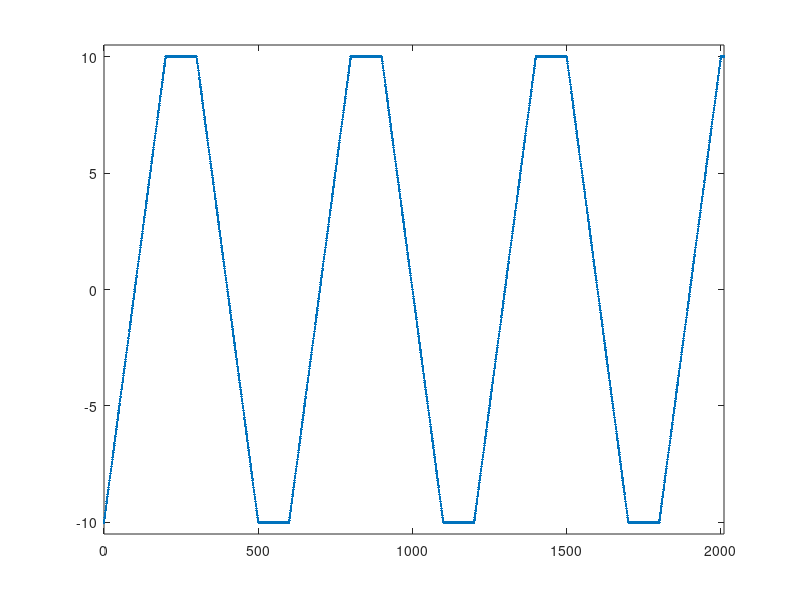
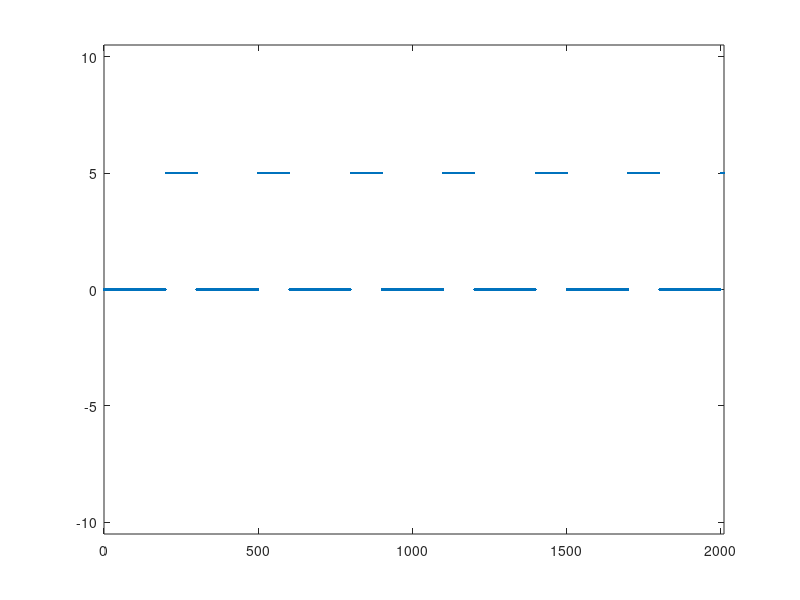
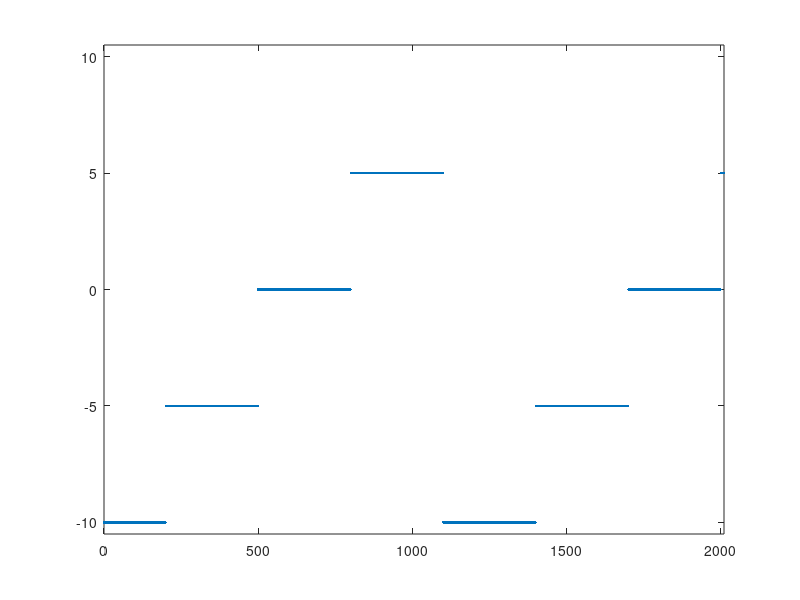

Write the MATLAB code that produced these figures, in order. (Note: this script raises an error after producing the figures.)
%% The primary purpose of this program is to create CSV files detailing each
%% voltage step in our LSFM LABVIEW program. They can also be used to create precise voltage diagrams.
%% We assume small angle approximations hold here so that linear voltage growth is good enough.
clear all
close all
SM1_step = .1; % ΔV for SM1 per timestep
SM2_step=5;
SM1_Vmin=-10;
SM1_Vstart = SM1_Vmin;
SM1_Vmax=10;
SM2_Vmin=-10;
SM2_Vstart = SM2_Vmin;
SM2_Vmax=10;
Zyla_V_trig=5;
Zyla_trigger_width = 100;
cycles=1;
initial_delay = 0; %sets a number of tics for which nothing happens
ETL_factor=.7;
ETL_offset = 0;


SM2_Voverride = 3;
SM2_override_active=false;
if SM2_override_active
    SM2_Vstart=SM2_Voverride;
    SM2_step = 0;
end

if SM2_step == 0
    num_tics = ((SM1_Vmax - SM1_Vmin)/SM1_step)*cycles; %total number of timesteps
else
    num_tics = (((SM1_Vmax - SM1_Vmin)/SM1_step)+(Zyla_trigger_width+1)*2) * ((SM2_Vmax - SM2_Vmin)/SM2_step + 1)*(cycles)+ initial_delay
end
disp("Number of Tics:")
disp(num_tics)
% Manual_tic_override = 10
% num_tics = manual_tic_override
% Preload tics for speed
SM1_V = zeros(1,num_tics+1);
SM2_V = zeros(1,num_tics+1);
SM2_V(1,1) = SM2_Vstart;
Zyla_V = zeros(1,num_tics+1);
SM1_V(1, 1) = SM1_Vstart;
inter_scan_delay = Zyla_trigger_width; %sets amount of time to wait between SM1 scan reverses.

%Now we just overwrite each element of the tics matrix to the desired value
SM1_Vmod = 1;
inter_scan_wait_until = 0; % should probably never be set to anything other than zero to begin with--use delay instead.
for count = (2:num_tics+1) % first tic is manually set to whatever so we start at 2.
    SM1_V(1,count) = SM1_V(1, count-1) + SM1_step*SM1_Vmod;
    frame_end = false; %resets with each cycle.
    SM2_V(1,count) = SM2_V(1, count-1);
    if count <= initial_delay
        SM1_V(1,count)=0;
    elseif  count<= inter_scan_wait_until
        SM1_V(1,count) = SM1_V(1, count-1); %freezes SM1 and whatever else I add until the inter-scan-delay is over.
    end
    if and(or(SM1_V(1,count) >= SM1_Vmax-SM1_step, SM1_V(1,count) <= SM1_Vmin), count >= inter_scan_wait_until+1) 
        %Second condition prevents infinite frame triggers
        %TODO get other diagram in here as well!
        %I'm not sure why, but we accidentally end up at 10.1 instead of 10
        %if we dont end the positive count 1 step early.
        frame_end = true; % If SM1 has reached the end of its travel, its time for frame-ending even
    end
    if frame_end
        inter_scan_wait_until = inter_scan_delay + count; % Sets a waiting period for camera or what not to prep.
         SM1_Vmod = SM1_Vmod*(-1); %reverse SM1 travel direction
         for z_count = 0:Zyla_trigger_width
              Zyla_V(count+z_count) = Zyla_V_trig;
         end
        SM2_V(1, count) = SM2_V(1, count-1) + SM2_step;
        if SM2_V(1,count)>= SM2_Vmax
            SM2_V(1,count)=SM2_Vmin;
        end
    end
end
SM2_V_repaired = SM2_V(1, 1:num_tics+1);
Zyla_V_repaired = Zyla_V(1, 1:num_tics+1);
ETL_V = SM2_V_repaired*ETL_factor + ETL_offset; %May be more complicated than this-could require some sort of function call if if a non-linear relationship.
time = 0:num_tics;
% If voltage override is less than -10, it is ignored. If it is not, it is
% applied to all steps for that steering mirror.
V_SM1_plot = figure('Name','Voltage for SM1','NumberTitle','off');
plot(time, SM1_V, ".")
ylim([-10.5 10.5])
xlim ([0,inf])

V_Zyla_plot = figure('Name','Voltage for Zyla','NumberTitle','off');
plot(time, Zyla_V_repaired, ".")
ylim([-10.5 10.5])
xlim ([0,inf])

V_SM2_plot = figure('Name','Voltage for SM2','NumberTitle','off');
plot(time, SM2_V_repaired, ".")
ylim([-10.5 10.5])
xlim ([0,inf])

Timing_diagram=figure('Name', 'timing diagram', 'NumberTitle','off');
tiledlayout(4,1)
xlabel('time')

% Top plot
nexttile
plot(time,Zyla_V_repaired, ".")
ylim([-10.5 10.5])
xlim ([0,inf])
xticklabels({})
yticklabels({})
xticks(0:300:2000)
ylabel('Zyla Voltage')

% Bottom plot
nexttile
plot(time,SM1_V,".")
ylim([-10.5 10.5])
xlim ([0,inf])
xticklabels({})
yticklabels({})
xticks(0:300:2000)
ylabel('SM1 Voltage')

nexttile
plot(time,SM2_V, ".")
ylim([-10.5 10.5])
xlim ([0,inf])
xticklabels({})
xticks(0:300:2000)
yticklabels({})
ylabel('Scanning Position')

nexttile
plot(time, ETL_V, ".")
ylim([-10.5 10.5])
xlim ([0,inf])
yticklabels({})
xticklabels({})
xticks(0:300:2000)
ylabel('ETL Voltage')
xlabel('Labview Timesteps')


% For some reason, a bunch of decimal places get stuck into the data, so we
% round to n digits with the following functions.
n=1; %number of digits to the right of the decimal point to round to. Change so that steps don't get cut off.
SM1_V_rounded = round(SM1_V, n);
SM2_V_repaired_rounded = round(SM2_V_repaired, n);
Zyla_V_rounded = round(Zyla_V, n);
writematrix(SM1_V_rounded, 'SM1_V1.txt')
writematrix(SM2_V_repaired_rounded, 'SM2_V2.txt')
writematrix(Zyla_V_rounded, 'Zyla_V.txt')
% Add ETL1, ETL2, SM1.